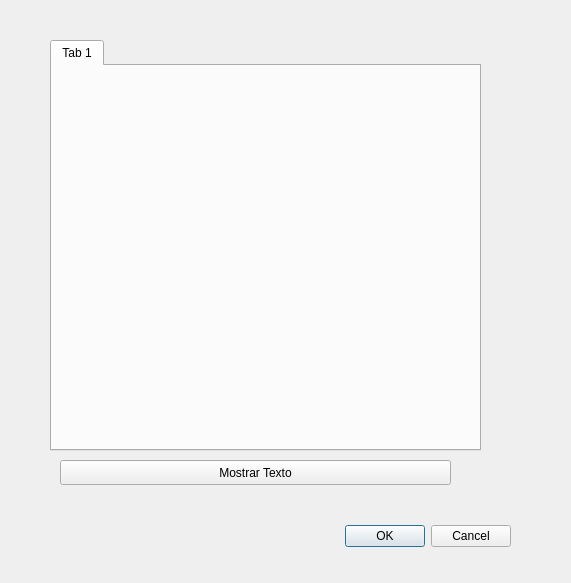
<?xml version="1.0" encoding="UTF-8"?>
<ui version="4.0">
 <class>DExamenDialog</class>
 <widget class="QDialog" name="DExamenDialog">
  <property name="geometry">
   <rect>
    <x>0</x>
    <y>0</y>
    <width>571</width>
    <height>583</height>
   </rect>
  </property>
  <property name="windowTitle">
   <string>Dialog</string>
  </property>
  <widget class="QDialogButtonBox" name="buttonBox">
   <property name="geometry">
    <rect>
     <x>170</x>
     <y>520</y>
     <width>341</width>
     <height>32</height>
    </rect>
   </property>
   <property name="orientation">
    <enum>Qt::Horizontal</enum>
   </property>
   <property name="standardButtons">
    <set>QDialogButtonBox::Cancel|QDialogButtonBox::Ok</set>
   </property>
  </widget>
  <widget class="QTabWidget" name="tabBolas">
   <property name="geometry">
    <rect>
     <x>50</x>
     <y>40</y>
     <width>431</width>
     <height>411</height>
    </rect>
   </property>
   <property name="currentIndex">
    <number>0</number>
   </property>
   <widget class="QWidget" name="tab">
    <attribute name="title">
     <string>Tab 1</string>
    </attribute>
   </widget>
  </widget>
  <widget class="QPushButton" name="BMostrarTexto">
   <property name="geometry">
    <rect>
     <x>60</x>
     <y>460</y>
     <width>391</width>
     <height>25</height>
    </rect>
   </property>
   <property name="text">
    <string>Mostrar Texto</string>
   </property>
  </widget>
 </widget>
 <resources/>
 <connections>
  <connection>
   <sender>buttonBox</sender>
   <signal>accepted()</signal>
   <receiver>DExamenDialog</receiver>
   <slot>accept()</slot>
   <hints>
    <hint type="sourcelabel">
     <x>248</x>
     <y>254</y>
    </hint>
    <hint type="destinationlabel">
     <x>157</x>
     <y>274</y>
    </hint>
   </hints>
  </connection>
  <connection>
   <sender>buttonBox</sender>
   <signal>rejected()</signal>
   <receiver>DExamenDialog</receiver>
   <slot>reject()</slot>
   <hints>
    <hint type="sourcelabel">
     <x>316</x>
     <y>260</y>
    </hint>
    <hint type="destinationlabel">
     <x>286</x>
     <y>274</y>
    </hint>
   </hints>
  </connection>
 </connections>
</ui>
